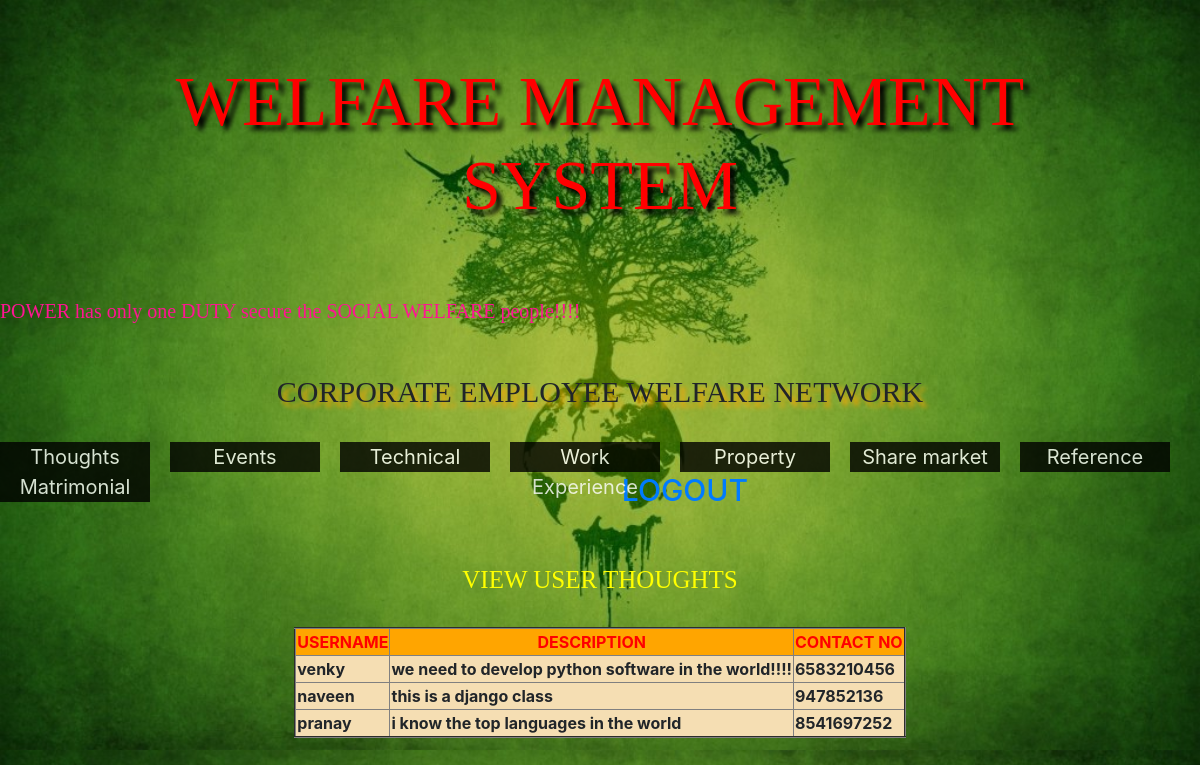
Screenshot of /view_though/ (signed in) with the database file from the repository.
### app/models.py (models this page shows)
class Thoughtsmodel(models.Model):
    t_usernmae=models.CharField(max_length=20)
    description=models.CharField(max_length=100)
    t_contno=models.IntegerField(unique=True)

### app/views.py (the view)
# urls.py: path('view_though/',views.view_though,name='view_though'),
def view_though(request):
    ts=Thoughtsmodel.objects.all()
    return render(request,"view_though.html",{"data":ts})

### templates/view_though.html (shortened to what this page needs)
<!doctype html>
{% load static %}
<html lang="en">
  <head>
    <link rel="stylesheet" href="https://stackpath.bootstrapcdn.com/bootstrap/4.3.1/css/bootstrap.min.css">
<link rel="stylesheet" href="{% static 'css/usr lg.css' %}">
  </head>
  <body>
     <h1 style="font-family: Algerian;font-size: 70px;color: red;text-align: center;padding: 60px;text-shadow: 5px 5px 5px black">WELFARE MANAGEMENT SYSTEM</h1>
 <marquee><font style="font-family: 'Arial Black';color: deeppink;font-size: 20px"> POWER has only one DUTY secure the SOCIAL WELFARE people!!!!</font></marquee>
 <br>
 <br>
 <h2 style="font-family:'Arial Black';font-size: 30px;text-shadow: 5px 5px 5px orange;text-align: center">CORPORATE EMPLOYEE WELFARE NETWORK</h2>
 <br>
{% include 'user_menu.html' %}
 <br>
 <br>
     {% if request.session.status %}
      <h2 style="font-family: Algerian;font-size: 25px;color: yellow;text-align: center">VIEW USER THOUGHTS</h2>
     <br>
     <table align="center" border="2">
         <tr style="background-color: orange;color: red;text-align: center">
             <th>USERNAME</th>
             <th>DESCRIPTION</th>
             <th>CONTACT NO</th>
         </tr>
         {% for x in data %}
             <tr style="background-color: wheat">
             <th>{{ x.t_usernmae }}</th>
             <th>{{ x.description }}</th>
             <th>{{ x.t_contno }}</th>
             </tr>
         {% endfor %}
     </table>
      {% else %}
        <h3 style="text-align: center;font-size: 20px;font-family: 'Agency FB';color: red">PLEASE DO LOGIN FIRST!!!!!!!!!!</h3>
    {% endif %}
  </body>
</html>

### app/static/css/usr lg.css (style rules this page uses)
body { background-image: url("../images/user1.jpg"); background-size: 100%; }

### rows the page displays
Thoughtsmodel: t_usernmae "venky", description "we need to develop python software in the world!!!!", t_contno "6583210456"
Thoughtsmodel: t_usernmae "naveen", description "this is a django class", t_contno "947852136"
Thoughtsmodel: t_usernmae "pranay", description "i know the top languages in the world", t_contno "8541697252"
